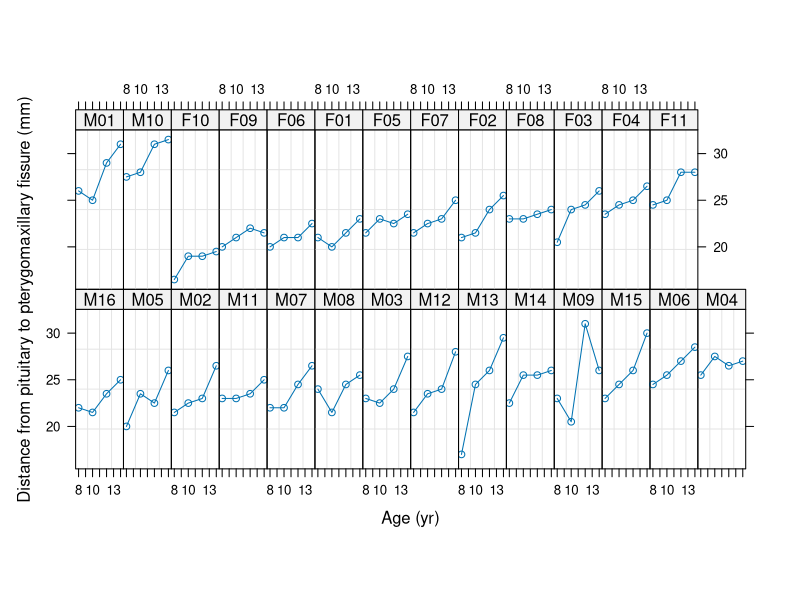
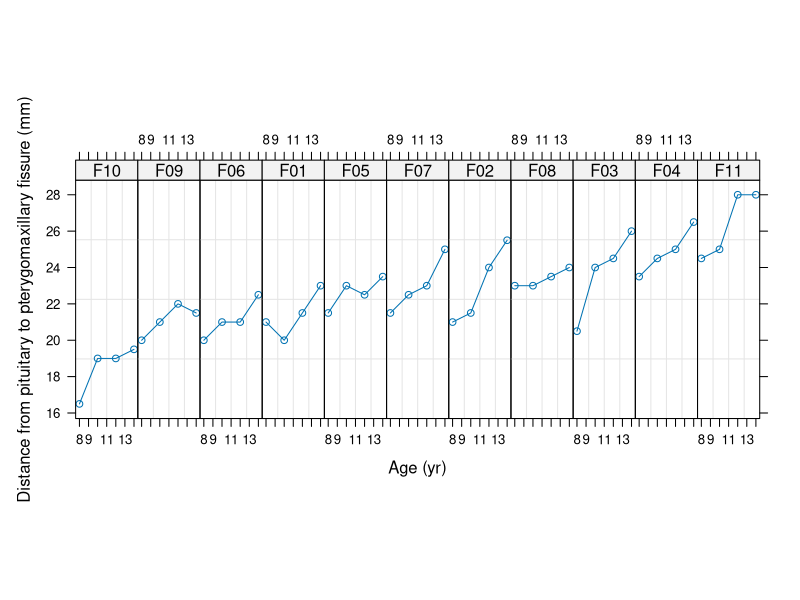

Source code (R) for these figures, in order:

require(nlme)  # Paquete que contiene lmList

Orthodont  # los datos

plot(Orthodont)

OrthoFem <- Orthodont[ Orthodont$Sex == "Female", ]
plot(OrthoFem)

mod <- lmList(distance ~ age | Subject, data = OrthoFem)

mod


